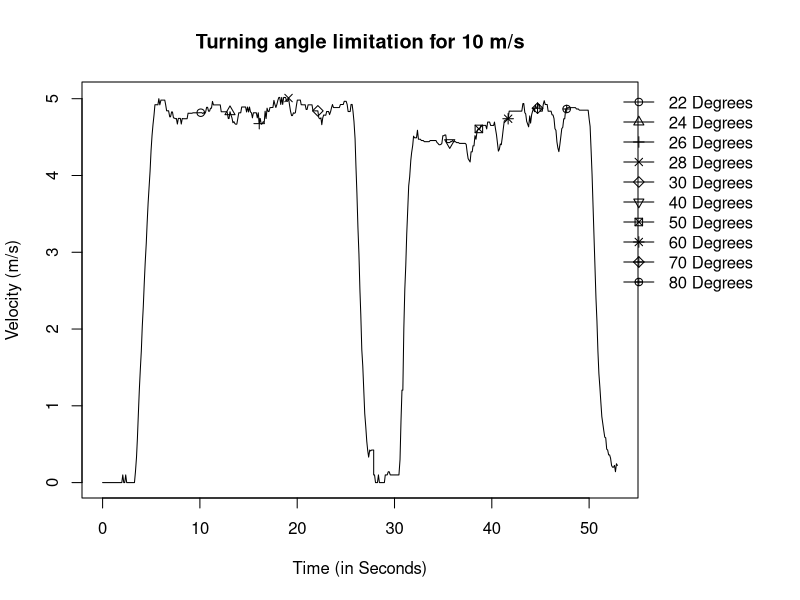

R code for this plot:
# Set the working directory
setwd("/Users/mac/Desktop/Programming/COMP9596//DroneData")
require(splines) #thx @Chase for the notice
library(geosphere)

# Read the data
data1 <- read.csv(file="thirdRun1.csv", header=TRUE, sep=",")
data2 <- read.csv(file="16to20.csv", header=TRUE, sep=",")
data3 <- read.csv(file="3.csv", header=TRUE, sep=",")
data4 <- read.csv(file="10ms20to40.csv", header=TRUE, sep=",")


# Convert date column to Date object
data1$Date <- as.POSIXct(data1$Date)
data1$TimeDiff <- data1$Date - data1$Date[1]

data2$Date <-as.POSIXct(data2$Date)
data2$TimeDiff <- data2$Date - data2$Date[1] + max(data1$TimeDiff)

data3$Date <-as.POSIXct(data3$Date)
data3$TimeDiff <- data3$Date - data3$Date[1] + max(data2$TimeDiff)

data4$Date <-as.POSIXct(data4$Date)
data4$TimeDiff <- data4$Date - data4$Date[1] + max(data3$TimeDiff)

data <- rbind(data1, data2)

# Convert date column to Date object
#data$Date <- as.POSIXct(data$Date)

# Extract the data from column name to plot
data.toPlot <- data

# Calculate the difference of each time point to the first (in seconds)
#data.toPlot$TimeDiff <- data.toPlot$Date - data.toPlot$Date[1]

# Since TimeDiff is a time/date object, convert it to a numeric and store this as an extra column in data frame
data.toPlot$TimeDiffValue <- as.numeric(data.toPlot$TimeDiff)


# Multiple current and voltage to get Power
data.toPlot$Power <- as.double(-(data.toPlot$Current/1000) * data.toPlot$Voltage/1000)

#Get Mangnitude of Velocity
data.toPlot$Velocity <- sqrt(data.toPlot$VelocityX^2 + data.toPlot$VelocityY^2 + data.toPlot$VelocityZ^2)
data.toPlot$Mean <- mean(data.toPlot$Power)



#dY <- diff(data.toPlot$Velocity)/diff(data.toPlot$TimeDiffValue)  # the derivative of your function
#dX <- rowMeans(embed(data.toPlot$TimeDiffValue,2)) # centers the X values for plotting

ppi <- 200
#png(file=paste("10msTurnAngle2", ".png", sep=""), height=7*ppi, width=9*ppi, res=ppi)

#write.csv(data.toPlotFinal, file="FirstRev.csv")
par(mar=c(5.1, 4.1, 4.1, 8.1), xpd=TRUE)
plot(y=data.toPlot$Velocity, x=data.toPlot$TimeDiffValue,type="l",
     col="black", lwd="1", ylab="Velocity (m/s)", xlab="Time (in Seconds)", main="Turning angle limitation for 10 m/s")
points(x=data.toPlot$TimeDiffValue[102], y=data.toPlot$Velocity[102], pch=1)
points(x=data.toPlot$TimeDiffValue[132], y=data.toPlot$Velocity[132], pch=2)
points(x=data.toPlot$TimeDiffValue[162], y=data.toPlot$Velocity[162], pch=3)
points(x=data.toPlot$TimeDiffValue[192], y=data.toPlot$Velocity[192], pch=4)
points(x=data.toPlot$TimeDiffValue[222], y=data.toPlot$Velocity[222], pch=5)
points(x=data.toPlot$TimeDiffValue[358], y=data.toPlot$Velocity[358], pch=6) 
points(x=data.toPlot$TimeDiffValue[388], y=data.toPlot$Velocity[388], pch=7) 
points(x=data.toPlot$TimeDiffValue[418], y=data.toPlot$Velocity[418], pch=8) 
points(x=data.toPlot$TimeDiffValue[448], y=data.toPlot$Velocity[448], pch=9) 
points(x=data.toPlot$TimeDiffValue[478], y=data.toPlot$Velocity[478], pch=10)

legend("topright", inset=c(-0.22,0), legend=c("22 Degrees", "24 Degrees", "26 Degrees", "28 Degrees", "30 Degrees",
                                             "40 Degrees", "50 Degrees", "60 Degrees", "70 Degrees", "80 Degrees"), bty="n", pch=1:10, lty=1, lwd=1)

#dev.off()
